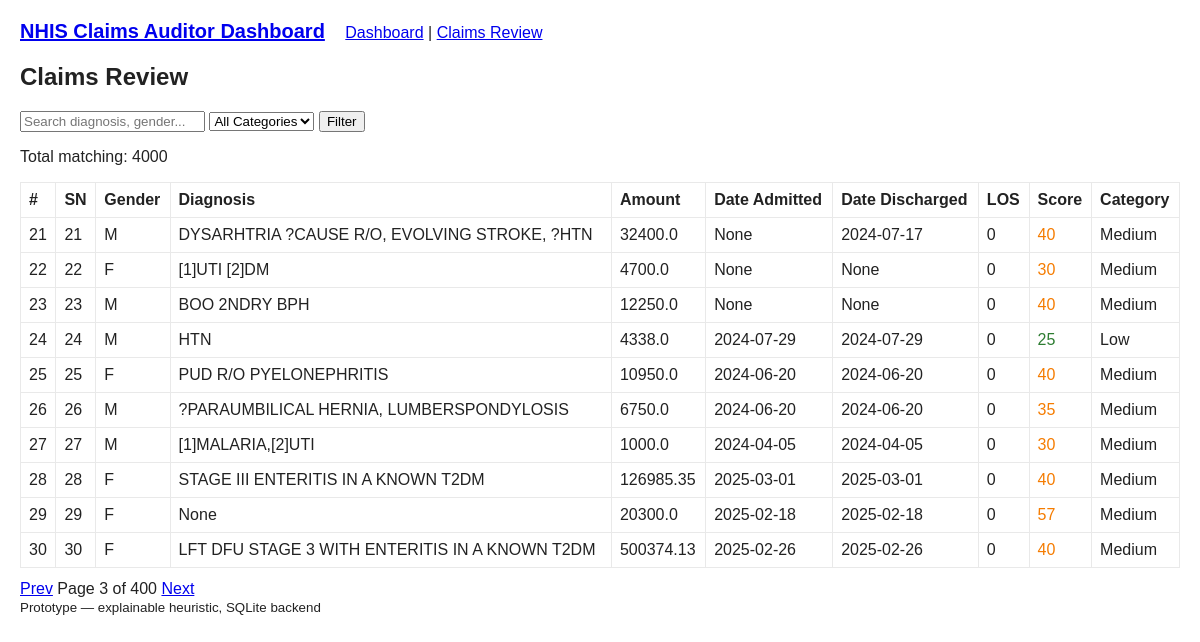
The page /claims?page=3&q=&category= on the database its author committed.
### tables this page shows
CREATE TABLE claims (
	sn BIGINT, 
	gender TEXT, 
	diagnosis TEXT, 
	age FLOAT, 
	amount FLOAT, 
	date_admitted TEXT, 
	date_discharged TEXT, 
	los BIGINT, 
	diagnosis_canon TEXT, 
	diag_avg FLOAT, 
	fraud_score BIGINT, 
	fraud_category TEXT
);

### app.py (the view)
@app.route("/claims")
def claims():
    q = request.args.get("q", "").strip()
    category = request.args.get("category", "").strip()
    sql = "SELECT rowid, sn, gender, diagnosis, amount, date_admitted, date_discharged, los, fraud_score, fraud_category FROM claims WHERE 1=1"
    params = {}
    if q:
        sql += " AND (UPPER(diagnosis) LIKE :q OR UPPER(gender) LIKE :q)"
        params["q"] = f"%{q.upper()}%"
    if category:
        sql += " AND fraud_category = :cat"
        params["cat"] = category
    page = int(request.args.get("page", 1) or 1)
    per_page = 10
    offset = (page - 1) * per_page
    count_sql = f"SELECT COUNT(*) FROM ({sql})"
    with engine.connect() as conn:
        total = conn.execute(text(count_sql), params).scalar()
        rows = conn.execute(text(sql + " LIMIT :limit OFFSET :offset"), {**params, "limit": per_page, "offset": offset}).all()
    pages = math.ceil(total / per_page) if per_page else 1
    return render_template("claims.html", claims=rows, page=page, pages=pages, total=total, q=q, category=category)

### app.py (called while the page is built)
@app.teardown_appcontext
def teardown_db(exception=None):
    db = g.pop("db", None)
    if db is not None:
        db.close()

### templates/claims.html (shortened to what this page needs)
{% extends "base.html" %}
{% block content %}
<h2>Claims Review</h2>
<form method="get" class="filter-form">
  <input type="text" name="q" placeholder="Search diagnosis, gender..." value="{{ q }}">
  <select name="category">
    <option value="">All Categories</option>
  </select>
  <button type="submit">Filter</button>
</form>
<p>Total matching: {{ total }}</p>
<table>
  <thead>
    <tr>
      <th>#</th><th>SN</th><th>Gender</th><th>Diagnosis</th><th>Amount</th><th>Date Admitted</th><th>Date Discharged</th><th>LOS</th><th>Score</th><th>Category</th>
    </tr>
  </thead>
  <tbody>
    {% for r in claims %}
    <tr>
      <td>{{ loop.index + (page-1)*10 }}</td>
      <td>{{ r.sn }}</td>
      <td>{{ r.gender }}</td>
      <td>{{ r.diagnosis }}</td>
      <td>{{ r.amount }}</td>
      <td>{{ r.date_admitted }}</td>
      <td>{{ r.date_discharged }}</td>
      <td>{{ r.los }}</td>
      <td class="score {{ r.fraud_category|lower }}">{{ r.fraud_score }}</td>
      <td>{{ r.fraud_category }}</td>
    </tr>
    {% endfor %}
  </tbody>
</table>
<div class="pager">
  {% if page > 1 %}
    <a href="?page={{ page-1 }}&q={{ q }}&category={{ category }}">Prev</a>
  {% endif %}
  Page {{ page }} of {{ pages }}
  {% if page < pages %}
    <a href="?page={{ page+1 }}&q={{ q }}&category={{ category }}">Next</a>
  {% endif %}
</div>
{% endblock %}

### static/style.css (style rules this page uses)
body { font-family: Arial, sans-serif; margin: 20px; color:#222; }
table { width:100%; border-collapse:collapse; margin-top:12px; }
th, td { border:1px solid #e9e9e9; padding:8px; text-align:left; }
.score.low { color: #2e7d32; }
.score.medium { color: #f57c00; }
.filter-form { margin-bottom:12px; }
.pager { margin-top:12px; }

### rows shown on the page
claims: sn "21", gender "M", diagnosis "DYSARHTRIA ?CAUSE R/O, EVOLVING STROKE, ?HTN", amount "32400.0", date_admitted "None", date_discharged "2024-07-17", los "0", fraud_score "40", fraud_category "Medium"
claims: sn "22", gender "F", diagnosis "[1]UTI [2]DM", amount "4700.0", date_admitted "None", date_discharged "None", los "0", fraud_score "30", fraud_category "Medium"
claims: sn "23", gender "M", diagnosis "BOO 2NDRY BPH", amount "12250.0", date_admitted "None", date_discharged "None", los "0", fraud_score "40", fraud_category "Medium"
claims: sn "24", gender "M", diagnosis "HTN", amount "4338.0", date_admitted "2024-07-29", date_discharged "2024-07-29", los "0", fraud_score "25", fraud_category "Low"
claims: sn "25", gender "F", diagnosis "PUD R/O PYELONEPHRITIS", amount "10950.0", date_admitted "2024-06-20", date_discharged "2024-06-20", los "0", fraud_score "40", fraud_category "Medium"
claims: sn "26", gender "M", diagnosis "?PARAUMBILICAL HERNIA, LUMBERSPONDYLOSIS", amount "6750.0", date_admitted "2024-06-20", date_discharged "2024-06-20", los "0", fraud_score "35", fraud_category "Medium"
claims: sn "27", gender "M", diagnosis "[1]MALARIA,[2]UTI", amount "1000.0", date_admitted "2024-04-05", date_discharged "2024-04-05", los "0", fraud_score "30", fraud_category "Medium"
claims: sn "28", gender "F", diagnosis "STAGE III ENTERITIS IN A KNOWN T2DM", amount "126985.35", date_admitted "2025-03-01", date_discharged "2025-03-01", los "0", fraud_score "40", fraud_category "Medium"
claims: sn "29", gender "F", diagnosis "None", amount "20300.0", date_admitted "2025-02-18", date_discharged "2025-02-18", los "0", fraud_score "57", fraud_category "Medium"
claims: sn "30", gender "F", diagnosis "LFT DFU STAGE 3 WITH ENTERITIS IN A KNOWN T2DM", amount "500374.13", date_admitted "2025-02-26", date_discharged "2025-02-26", los "0", fraud_score "40", fraud_category "Medium"

### other values the page prints
{{ total }} "4000"
{{ page }} "3"
{{ pages }} "400"
